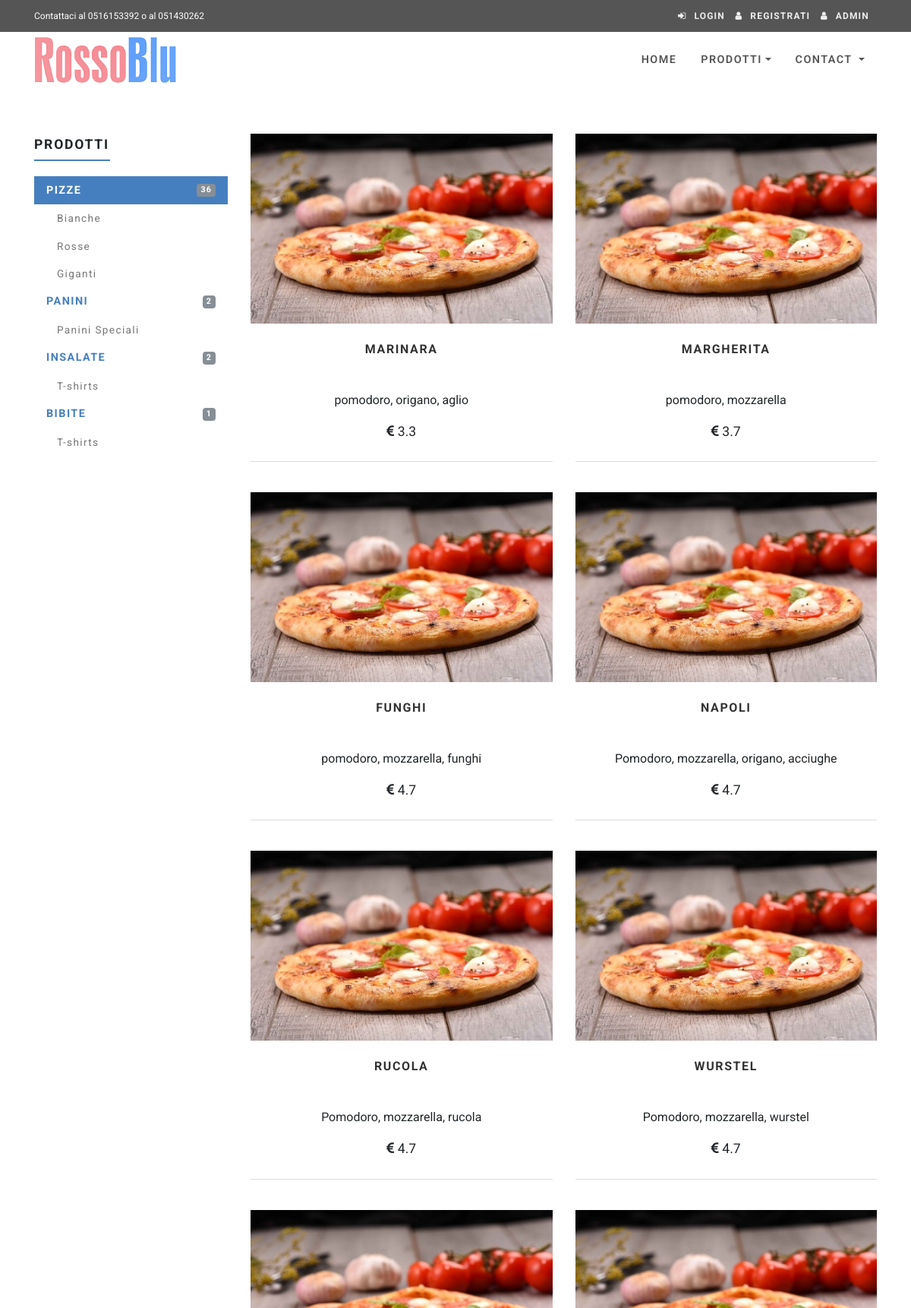
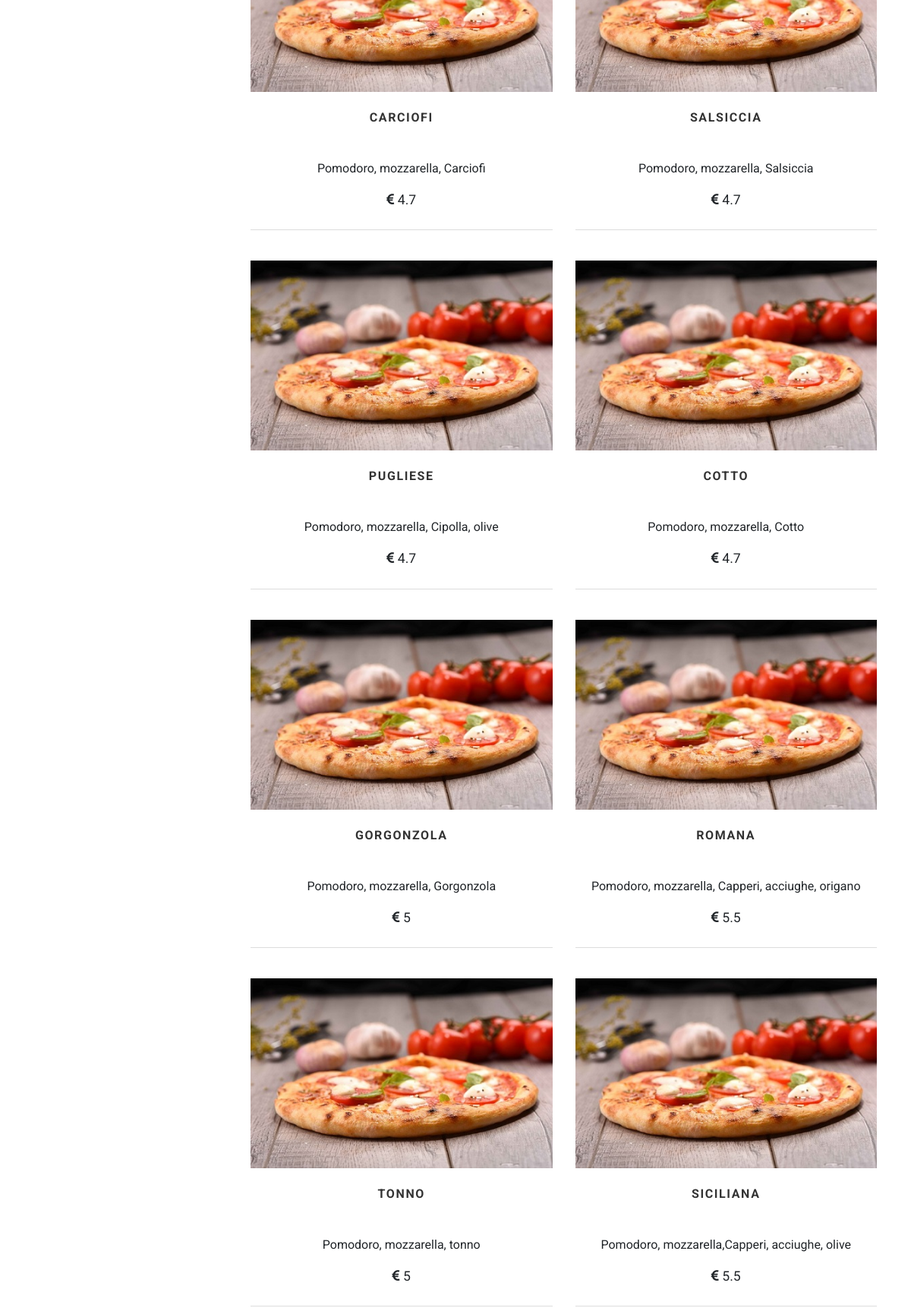
The app's page /prodotti.php (upper part) with its own data (2 pictures, top to bottom).
### tables this page shows
CREATE TABLE IF NOT EXISTS `Pizze` (
  `id` int(11) NOT NULL AUTO_INCREMENT,
  `nome_pizza` varchar(255) NOT NULL,
  `ingredienti` varchar(1024) NOT NULL,
  `prezzo` float NOT NULL,
  PRIMARY KEY (`id`)
);

### models/ProdottiModel.php (called while the page is built, shortened)
<?php
require_once  $homedir.'/pizzeria2/models/db.php';
require_once  $homedir.'/pizzeria2/models/ProdottoModel.php';
class ProdottiModel{
    private $conn;
    public $prodotti=array();
    public function __construct(){
        $this->conn = new DB();
    }
    public function getProdotti($start=0,$limit=9,$conditions=array('tipo'=>'pizze')){
        if(array_key_exists("tipo",$conditions)){
            $tipo =$conditions['tipo'];
        }
        $rows = $this->conn->getRows($tipo,array('limit'=>$limit,'start'=>$start));
        foreach ($rows as $index => $element) {
            array_push($this->prodotti,new ProdottoModel($rows[$index],$tipo));
        }
        return $this->prodotti;
    }
    public function countPizze($conditions=array()){
        $sqlConditions=array('return_type'=>'count');
        $count=$this->conn->getRows('pizze',$sqlConditions);
        return $count;
    }
    public function countPanini($conditions=array()){
        $sqlConditions=array('return_type'=>'count');
        $count=$this->conn->getRows('panini',$sqlConditions);
        return $count;
    }
    public function countInsalate($conditions=array()){
        $sqlConditions=array('return_type'=>'count');
        $count=$this->conn->getRows('insalate',$sqlConditions);
        return $count;
    }
    public function countBibite($conditions=array()){
        $sqlConditions=array('return_type'=>'count');
        $count=$this->conn->getRows('bibite',$sqlConditions);
        return $count;
    }
}

### models/db.php (called while the page is built, shortened)
<?php
class DB{
    private $dbHost     = "localhost";
    private $dbUsername = "username";
    private $dbPassword = "password";
    private $dbName     = "pizzeria";
    public function __construct(){
        if(!isset($this->db)){
            $conn = new mysqli($this->dbHost, $this->dbUsername, $this->dbPassword, $this->dbName);
            if($conn->connect_error){
                die("Failed to connect with MySQL: " . $conn->connect_error);
            }else{
                $this->db = $conn;
            }
        }
    }
    public function getRows($table,$conditions = array()){
        $sql = 'SELECT ';
        $sql .= array_key_exists("select",$conditions)?$conditions['select']:'*';
        $sql .= ' FROM '.$table;
        if(array_key_exists("start",$conditions) && array_key_exists("limit",$conditions)){
            $sql .= ' LIMIT '.$conditions['start'].','.$conditions['limit'];
        }elseif(!array_key_exists("start",$conditions) && array_key_exists("limit",$conditions)){
            $sql .= ' LIMIT '.$conditions['limit'];
        }
        $result = $this->db->query($sql);
        if(array_key_exists("return_type",$conditions) && $conditions['return_type'] != 'all'){
            switch($conditions['return_type']){
                case 'count':
                    $data = $result->num_rows;
                    break;
            }
        }else{
            if($result->num_rows > 0){
                while($row = $result->fetch_assoc()){
                    $data[] = $row;
                }
            }
        }
        return !empty($data)?$data:false;
    }
}
?>

### models/ProdottoModel.php (called while the page is built, shortened)
<?php
class ProdottoModel{
    public function __construct($row,$tipo){
        $this->id=$row['id'];
        $this->img="img/product1.jpg";
        switch ($tipo) {
            case 'pizze':
                $this->titolo=$row['nome_pizza'];
                $this->descrizione=$row['ingredienti'];
                $this->prezzo=$row['prezzo'];
                break;
        }
    }
}

### prodotti.php (the view, shortened to what this page needs)
<!DOCTYPE html>
<html lang="en">
<?php
  $homedir = substr($_SERVER['SCRIPT_FILENAME'],0,-strlen($_SERVER['SCRIPT_NAME']) );
  include $homedir.'/pizzeria2/head.php';
  require_once  $homedir.'/pizzeria2/models/ProdottiModel.php';
  $limit=isset($_REQUEST['limit'])?$_REQUEST['limit']:20;
  $start=isset($_REQUEST['start'])?$_REQUEST['start']:0;
  $ritiro=isset($_REQUEST['ritiro'])?$_REQUEST['ritiro']:true;
  $tipo=isset($_REQUEST['tipo'])?$_REQUEST['tipo']:'pizze';
  $prodottiModel = new ProdottiModel();
  $prodotti=$prodottiModel->getProdotti($start,$limit,array('tipo'=>$tipo));
?>
<body>
  <div id="wrapper">
    <?php include $homedir.'/pizzeria2/header.php';?>
    <div id="content">
      <div class="container">
         <div class="row bar">
            <div class="col-md-3">
              <div class="panel panel-default sidebar-menu">
                <div class="panel-heading">
                  <h3 class="h4 panel-title">Prodotti</h3>
                </div>
                <div class="panel-body">
                  <ul class="nav nav-pills flex-column text-sm category-menu">
                    <li class="nav-item"><a href="prodotti.php?ritiro=<?php echo $ritiro ?>&tipo=pizze" class="nav-link d-flex <?php echo $tipo==='pizze'?'active':''; ?> align-items-center justify-content-between"><span>Pizze </span><span class="badge badge-secondary"><?php echo $prodottiModel->countPizze(); ?></span></a>
                      <ul class="nav nav-pills flex-column">
                        <li class="nav-item"><a href="prodotti.php" class="nav-link">Bianche</a></li>
                        <li class="nav-item"><a href="prodotti.php" class="nav-link">Rosse</a></li>
                        <li class="nav-item"><a href="prodotti.php" class="nav-link">Giganti</a></li>
                      </ul>
                    </li>
                    <li class="nav-item"><a href="prodotti.php?ritiro=<?php echo $ritiro ?>&tipo=panini" class="nav-link d-flex <?php echo $tipo==='panini'?'active':''; ?> align-items-center justify-content-between"><span>Panini  </span><span class="badge badge-secondary"><?php echo $prodottiModel->countPanini(); ?></span></a>
                      <ul class="nav nav-pills flex-column">
                        <li class="nav-item"><a href="prodotti.php" class="nav-link">Panini Speciali</a></li>
                      </ul>
                    </li>
                    <li class="nav-item"><a href="prodotti.php?ritiro=<?php echo $ritiro ?>&tipo=insalate" class="nav-link d-flex <?php echo $tipo==='insalate'?'active':''; ?> align-items-center justify-content-between"><span>Insalate  </span><span class="badge badge-secondary"><?php echo $prodottiModel->countInsalate(); ?></span></a>
                      <ul class="nav nav-pills flex-column">
                        <li class="nav-item"><a href="prodotti.php" class="nav-link">T-shirts</a></li>
                      </ul>
                    </li>
                    <li class="nav-item"><a href="prodotti.php?ritiro=<?php echo $ritiro ?>&tipo=bibite" class="nav-link d-flex <?php echo $tipo==='bibite'?'active':''; ?> align-items-center justify-content-between"><span>Bibite  </span><span class="badge badge-secondary"><?php echo $prodottiModel->countBibite(); ?></span></a>
                      <ul class="nav nav-pills flex-column">
                        <li class="nav-item"><a href="prodotti.php" class="nav-link">T-shirts</a></li>
                      </ul>
                    </li>
                  </ul>
                </div>
              </div>
            </div>
            <div class="col-md-9">
              <div class="row products products-big">
                <?php if(!empty($prodotti)): $count = 0; foreach($prodotti as $item): $count++; ?>
                <div class="col-lg-6 col-md-6">
                  <div class="product">
                    <div class="image"><a href="dettaglio-prodotto.php?id=<?php echo $item->id; ?>&tipo=<?php echo $tipo; ?>&ritiro=<?php echo $ritiro ?>"><img src="<?php echo $item->img; ?>" alt="" class="img-fluid image1"></a></div>
                    <div class="text">
                      <h3 class="h5"><a href="dettaglio-prodotto.php?id=<?php echo $item->id; ?>&tipo=<?php echo $tipo; ?>&ritiro=<?php echo $ritiro ?>"><?php echo $item->titolo; ?></a></h3>
                      <p><?php echo $item->descrizione; ?></p>
                      <p class="price"><i class="fa fa-eur" aria-hidden="true"></i> <?php echo $item->prezzo; ?></p>
                    </div>
                  </div>
                </div>
                <?php endforeach; endif;?>
              </div>
            </div>
          </div>
      </div>
  </div>
</body>
</html>

### css/style.blue.css (style rules this page uses)
a { -webkit-transition: all 0.3s !important; transition: all 0.3s !important; display: inline-block; }
.bar { padding: 60px 0; }
.text-sm, .form-group label, #blog-listing-big .date-comments a, #blog-listing-medium .date-comments a, #blog-listing-big p.intro, #blog-listing-medium p.intro { font-size: 0.9rem; }
.heading, .panel-heading { margin-bottom: 1rem; }
.heading h1, .panel-heading h1, .heading h2, .panel-heading h2, .heading h3, .panel-heading h3, .heading h4, .panel-heading h4, .heading h5, .panel-heading h5, .heading h6, .panel-heading h6 { line-height: 1.1; display: inline-block; margin-bottom: 0; padding-bottom: 10px; text-transform: uppercase; letter-spacing: 0.1em; }
.heading h1:after, .panel-heading h1:after, .heading h2:after, .panel-heading h2:after, .heading h3:after, .panel-heading h3:after, .heading h4:after, .panel-heading h4:after, .heading h5:after, .panel-heading h5:after, .heading h6:after, .panel-heading h6:after { content: " "; display: block; width: 100px; height: 2px; margin-top: .6rem; background: #467fbf; }
.product { text-align: center; position: relative; margin-bottom: 40px; }
.product .image { overflow: hidden; max-height: 190px; }
.product .image a { margin: 0; }
.product .text { padding: 10px; border-bottom: 1px solid #ddd; }
.product .text h3 { min-height: 63px; }
.product .price { font-size: 1.1rem; }
.product img { -webkit-transition: all 0.3s; transition: all 0.3s; }
.product a { text-transform: uppercase; letter-spacing: 0.1em; color: #333; text-decoration: none !important; margin-top: 15px; }
.products-big .image { min-height: 250px; max-height: 250px; }
.sidebar-menu .badge { font-weight: 700; margin: 0; }
.panel-heading { margin-bottom: 10px; }
.panel-heading h3 { margin-top: 5px; }
.nav-pills .nav-link { border-radius: 0; }
.nav-pills .nav-link.active { background: #467fbf; }
.panel { margin-bottom: 20px; }
.category-menu a.nav-link { text-transform: uppercase; letter-spacing: 0.1em; font-weight: 700; }
ul ul a.nav-link { padding-left: 30px !important; font-size: 0.85rem; text-transform: none !important; font-weight: 400 !important; color: #777; }
.badge { font-weight: 400; text-transform: uppercase; letter-spacing: 0.1em; padding: 3px 5px; }
body { font-family: "Roboto", Helvetica, Arial, sans-serif; font-size: 1rem; font-weight: 400; line-height: 1.5; color: #212529; background-color: #fff; }
a { color: #467fbf; text-decoration: none; }
h1, h2, h3, h4, h5, h6, .h1, .h2, .h3, .h4, .h5, .h6 { margin-bottom: 1rem; font-family: inherit; font-weight: 700; line-height: 1.1; color: inherit; }
h3, .h3 { font-size: 1.5rem; }
h4, .h4 { font-size: 1.1rem; }
h5, .h5 { font-size: 1rem; }
.badge-secondary { color: #fff; background-color: #868e96; }
.nav-link { padding: 0.5rem 1rem; }
.nav-pills .nav-link.active, .nav-pills .show > .nav-link { color: #fff; background-color: #467fbf; }

### records on screen
pizze: nome_pizza "MARINARA", ingredienti "pomodoro, origano, aglio", prezzo "3.3"
pizze: nome_pizza "MARGHERITA", ingredienti "pomodoro, mozzarella", prezzo "3.7"
pizze: nome_pizza "FUNGHI", ingredienti "pomodoro, mozzarella, funghi", prezzo "4.7"
pizze: nome_pizza "NAPOLI", ingredienti "Pomodoro, mozzarella, origano, acciughe", prezzo "4.7"
pizze: nome_pizza "RUCOLA", ingredienti "Pomodoro, mozzarella, rucola", prezzo "4.7"
pizze: nome_pizza "WURSTEL", ingredienti "Pomodoro, mozzarella, wurstel", prezzo "4.7"
pizze: nome_pizza "CARCIOFI", ingredienti "Pomodoro, mozzarella, Carciofi", prezzo "4.7"
pizze: nome_pizza "SALSICCIA", ingredienti "Pomodoro, mozzarella, Salsiccia", prezzo "4.7"
pizze: nome_pizza "PUGLIESE", ingredienti "Pomodoro, mozzarella, Cipolla, olive", prezzo "4.7"
pizze: nome_pizza "COTTO", ingredienti "Pomodoro, mozzarella, Cotto", prezzo "4.7"
pizze: nome_pizza "GORGONZOLA", ingredienti "Pomodoro, mozzarella, Gorgonzola", prezzo "5"
pizze: nome_pizza "ROMANA", ingredienti "Pomodoro, mozzarella, Capperi, acciughe, origano", prezzo "5.5"
pizze: nome_pizza "TONNO", ingredienti "Pomodoro, mozzarella, tonno", prezzo "5"
pizze: nome_pizza "SICILIANA", ingredienti "Pomodoro, mozzarella,Capperi, acciughe, olive", prezzo "5.5"

### other values on screen
$prodottiModel->countPizze() "36"
$prodottiModel->countPanini() "2"
$prodottiModel->countInsalate() "2"
$prodottiModel->countBibite() "1"
